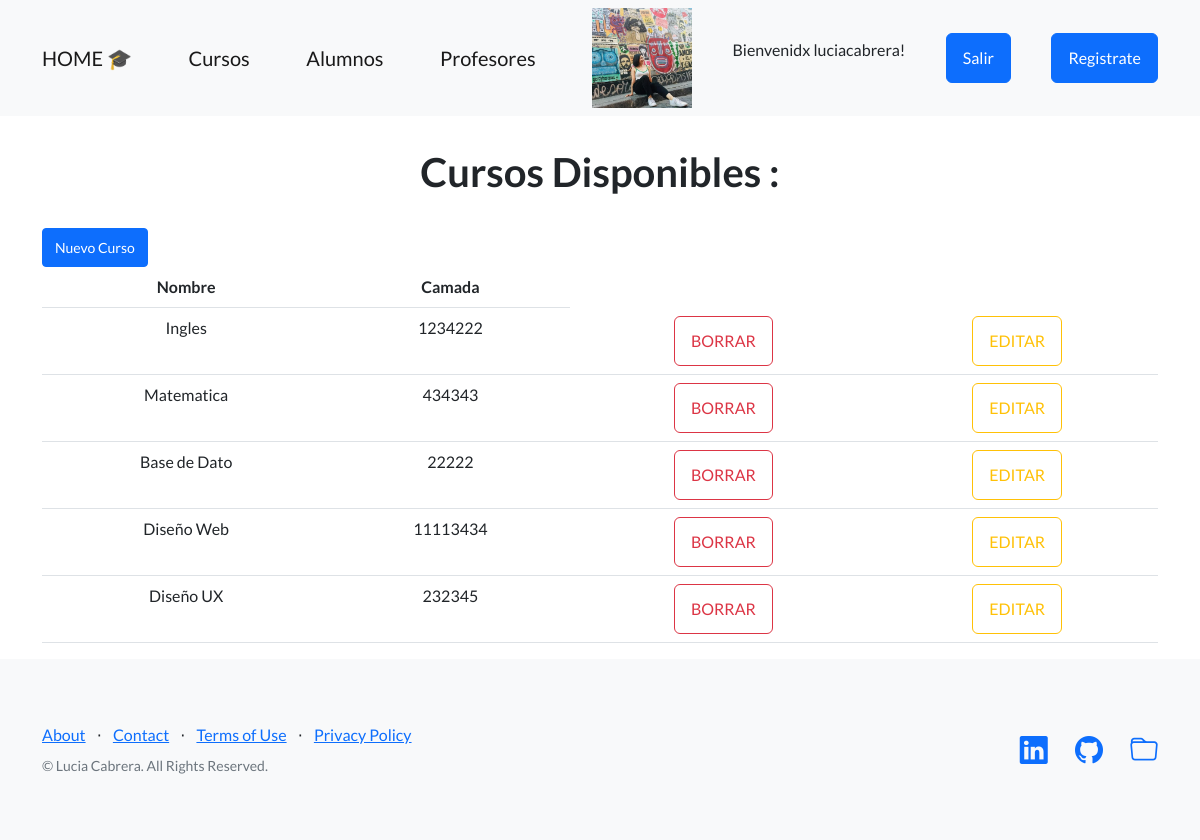
/AppCoder/ver_cursos (signed in), run on the app's committed database.
### AppCoder/models.py (models this page shows, shortened)
class Curso (models.Model):
    nombre = models.CharField(max_length = 100)
    camada = models.IntegerField()

### AppCoder/views.py (the view)
# urls.py: path('ver_cursos', views.ver_cursos , name="cursos"),
@login_required
def ver_cursos (request):
    cursos = Curso.objects.all()
    avatares = Avatar.objects.filter(user=request.user.id)
    user = request.user.id
    if user is None:
        return render(request, "ver_cursos.html")
    else:
        return render(request, "ver_cursos.html", {"url":avatares[0].imagen.url,"cursos": cursos })

### AppCoder/templates/ver_cursos.html (shortened to what this page needs)
{% extends 'padre.html' %}
{% load static %}
{% block contenido %}
    <main class="container">
        <h1 class="text-center title" style="margin: 2rem">Cursos Disponibles : </h1>
        <a href="alta_curso" class="btn btn-primary btn-sm">Nuevo Curso</a>
        <table class="table text-center"  id="tabla_cursos">
            <thead>
                <tr>
                    <th>Nombre</th>
                    <th>Camada</th>
                </tr>
            </thead>
            <tbody>
                {% for n in cursos %}
                    <tr>
                        <td>{{n.nombre}}</td>
                        <td>{{n.camada}}</td>
                        <td><a href="{% url 'eliminar_curso' n.id %}" class="btn btn-outline-danger">BORRAR</a></td>
                        <td><a href="{% url 'editar_curso' n.id %}" class="btn btn-outline-warning">EDITAR</a></td>
                        </tr>
                {% endfor %}
            </tbody>
        </table>
    </main>
{% endblock %}

### AppCoder/templates/padre.html (shortened to what this page needs)
<!DOCTYPE html>
<html lang="en">
    <head>
        {% load static %}
        <link href="https://cdn.jsdelivr.net/npm/bootstrap-icons@1.5.0/font/bootstrap-icons.css" rel="stylesheet" type="text/css" />
        <link href="{% static 'AppCoder/css/styles.css'%}" rel="stylesheet" />
    </head>
    <body>
        <nav class="navbar navbar-light bg-light static-top">
            <div class="container">
                <a class="navbar-brand" href="{% url 'home' %}">HOME 🎓 </a>
                <a class="navbar-brand" href="{% url 'cursos' %}">Cursos</a>
                <a class="navbar-brand" href="{% url 'alumnos' %}">Alumnos</a>
                <a class="navbar-brand" href="{% url 'profesores' %}">Profesores</a>
                {%  if request.user.is_authenticated %}
                    <img src="{{url}}" width="100px" height="100px"  alt="">
                    <p>Bienvenidx {{user.username}}!</p>
                    <form action="{% url 'logout' %}" method="post">
                        <button class="btn btn-primary" type="submit">Salir</button>
                    </form>
                {% else %}
                    <a class="navbar-brand" href="{% url 'login'%}">Ingresar</a>
                {% endif %}
                <a class="btn btn-primary" href="{% url 'registro' %}">Registrate</a>
            </div>
        </nav>
        {% block contenido %}{% endblock %}
        <footer class="footer bg-light" style="margin-bottom:0;">
            <div class="container">
                <div class="row">
                    <div class="col-lg-6 h-100 text-center text-lg-start my-auto">
                        <ul class="list-inline mb-2">
                            <li class="list-inline-item"><a href="#!">About</a></li>
                            <li class="list-inline-item">⋅</li>
                            <li class="list-inline-item"><a href="#!">Contact</a></li>
                            <li class="list-inline-item">⋅</li>
                            <li class="list-inline-item"><a href="#!">Terms of Use</a></li>
                            <li class="list-inline-item">⋅</li>
                            <li class="list-inline-item"><a href="#!">Privacy Policy</a></li>
                        </ul>
                        <p class="text-muted small mb-4 mb-lg-0">&copy; Lucia Cabrera. All Rights Reserved.</p>
                    </div>
                    <div class="col-lg-6 h-100 text-center text-lg-end my-auto">
                        <ul class="list-inline mb-0">
                            <li class="list-inline-item me-4 ">
                                <a href="https://www.linkedin.com/in/blancaluciacabrera/" target="_blank"><i class="bi-linkedin fs-3"></i></a>
                            </li>
                            <li class="list-inline-item me-4">
                                <a href="https://github.com/cabrera-blanca" target="_blank"><i class="bi-github fs-3"></i></a>
                            </li>
                            <li class="list-inline-item">
                                <a href="https://lucia-cabrera-portfolio.vercel.app/" target="_blank"><i class="bi-folder fs-3"></i></a>
                            </li>
                        </ul>
                    </div>
                </div>
            </div>
        </footer>
    </body>
</html>

### data on the page
Curso: nombre "Ingles", camada "1234222"
Curso: nombre "Matematica", camada "434343"
Curso: nombre "Base de Dato", camada "22222"
Curso: nombre "Diseño Web", camada "11113434"
Curso: nombre "Diseño UX", camada "232345"

### other printed values
{{ user.username }} "luciacabrera"
